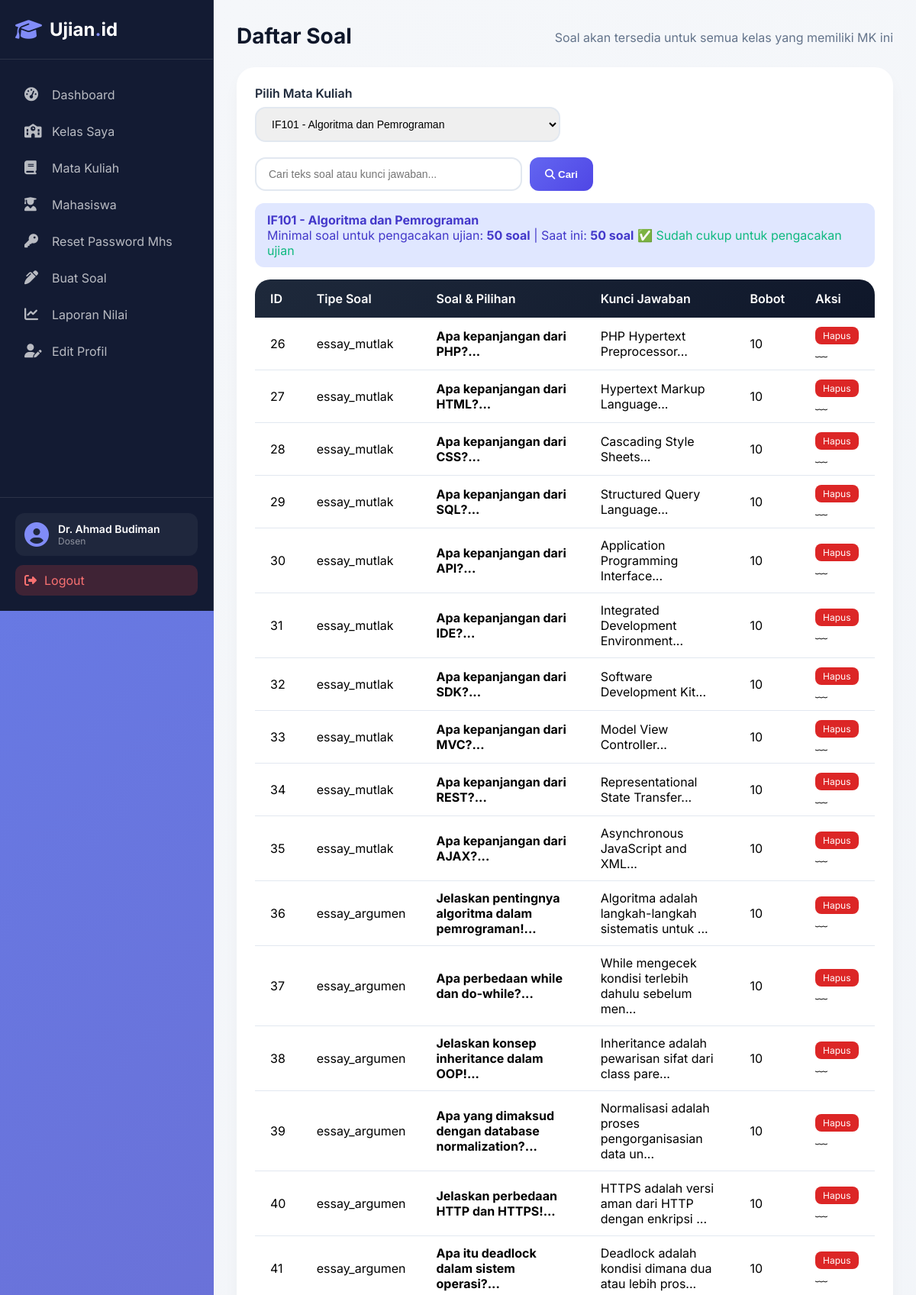
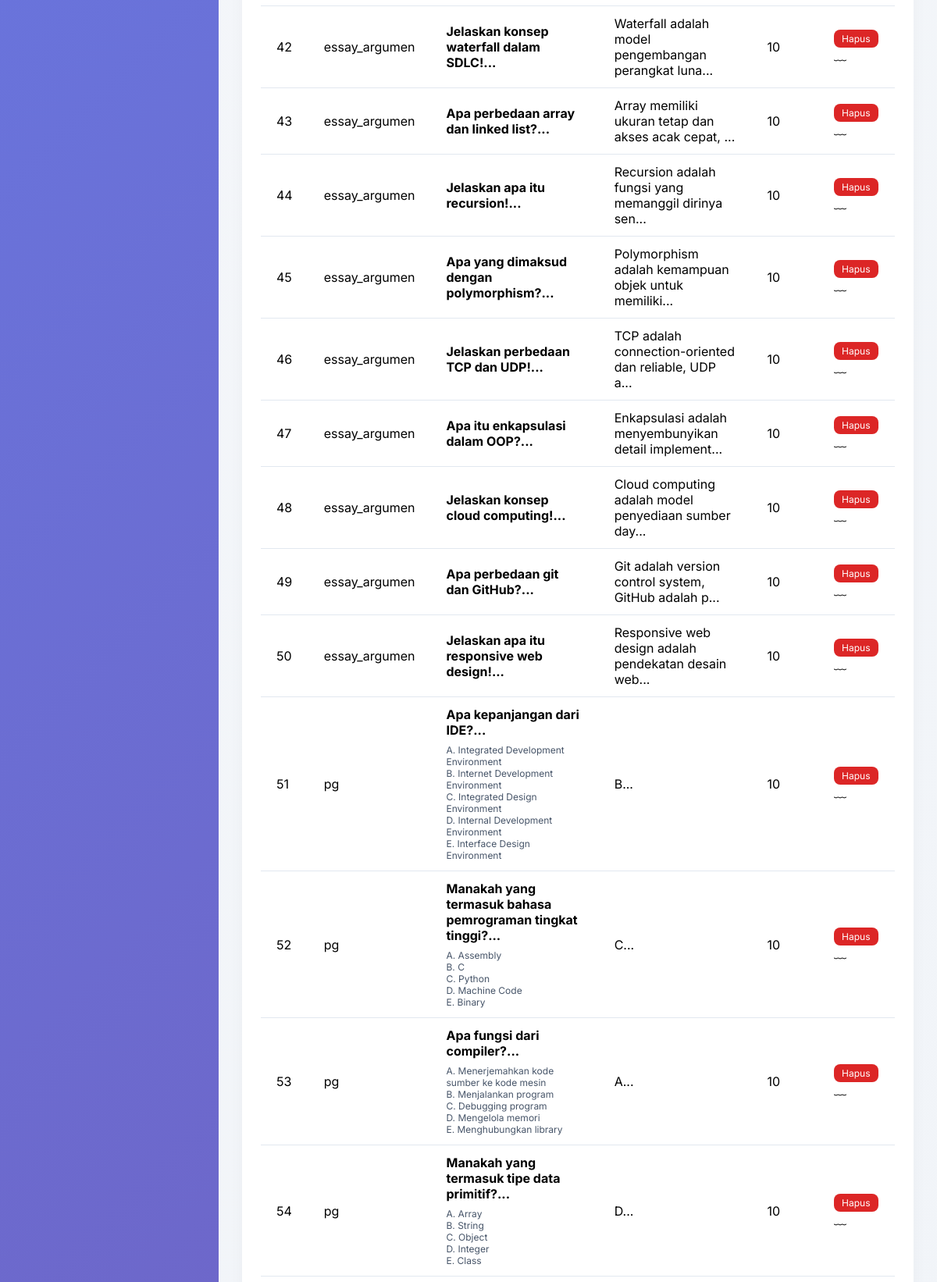
Page /dosen/soal/list.php?mk_induk_id=1 (signed in, upper part) on the committed database (2 pictures, top to bottom).
### tables this page shows
CREATE TABLE `mata_kuliah_induk` (
  `id` int(11) NOT NULL AUTO_INCREMENT,
  `kode_mk` varchar(20) NOT NULL,
  `nama_mk` varchar(100) NOT NULL,
  `created_at` timestamp NOT NULL DEFAULT current_timestamp(),
  PRIMARY KEY (`id`),
  UNIQUE KEY `kode_mk` (`kode_mk`)
);

CREATE TABLE `soal` (
  `id` int(11) NOT NULL AUTO_INCREMENT,
  `mk_id` int(11) NOT NULL,
  `mk_induk_id` int(11) DEFAULT NULL,
  `tipe_soal` enum('pg','essay_mutlak','essay_argumen') NOT NULL,
  `teks_soal` text NOT NULL,
  `pilihan_A` text DEFAULT NULL,
  `pilihan_B` text DEFAULT NULL,
  `pilihan_C` text DEFAULT NULL,
  `pilihan_D` text DEFAULT NULL,
  `pilihan_E` text DEFAULT NULL,
  `kunci_jawaban` text NOT NULL,
  `bobot` int(11) DEFAULT 10,
  `created_at` timestamp NOT NULL DEFAULT current_timestamp(),
  PRIMARY KEY (`id`),
  KEY `mk_id` (`mk_id`),
  KEY `fk_soal_mk_induk` (`mk_induk_id`),
  CONSTRAINT `fk_soal_mk_induk` FOREIGN KEY (`mk_induk_id`) REFERENCES `mata_kuliah_induk` (`id`) ON DELETE CASCADE,
  CONSTRAINT `soal_ibfk_1` FOREIGN KEY (`mk_id`) REFERENCES `mata_kuliah` (`id`) ON DELETE CASCADE
);

### dosen/soal/list.php (the view, shortened to what this page needs)
<?php
include '../../config/database.php';
$dosen_id = $_SESSION['user_id'];
$mk_induk_id = isset($_GET['mk_induk_id']) ? (int)$_GET['mk_induk_id'] : 0;
$search = isset($_GET['search']) ? mysqli_real_escape_string($conn, trim($_GET['search'])) : '';
$mk_induk_list = mysqli_query($conn, "
    SELECT DISTINCT mki.id, mki.kode_mk, mki.nama_mk
    FROM mata_kuliah_induk mki
    JOIN mata_kuliah mk ON mk.mk_induk_id = mki.id
    JOIN kelas k ON mk.kelas_id = k.id
    WHERE k.dosen_id = $dosen_id
    ORDER BY mki.kode_mk
");
if ($mk_induk_id > 0) {
    $mk_info = mysqli_fetch_assoc(mysqli_query($conn, "SELECT * FROM mata_kuliah_induk WHERE id=$mk_induk_id"));
    $query = "SELECT * FROM soal WHERE mk_induk_id = $mk_induk_id";
    $query .= " ORDER BY id";
    $soal_list = mysqli_query($conn, $query);
}
include '../../includes/header.php';
?>
<div class="page-header">
    <h1 class="page-title">Daftar Soal</h1>
    <p class="page-subtitle">Soal akan tersedia untuk semua kelas yang memiliki MK ini</p>
</div>
<div class="card-modern">
    <div class="form-group">
        <label>Pilih Mata Kuliah</label>
        <select id="mk_select" class="form-control" style="max-width:400px" onchange="window.location.href='?mk_induk_id='+this.value">
            <?php while($mk = mysqli_fetch_assoc($mk_induk_list)): ?>
                <option value="<?= $mk['id'] ?>" <?= $mk_induk_id == $mk['id'] ? 'selected' : '' ?>>
                    <?= htmlspecialchars($mk['kode_mk']) ?> - <?= htmlspecialchars($mk['nama_mk']) ?>
                </option>
            <?php endwhile; ?>
        </select>
    </div>
    <?php if($mk_induk_id > 0 && isset($mk_info)): ?>
        <form method="GET" style="margin-top: 16px; display: flex; gap: 10px;">
            <input type="text" name="search" class="form-control" placeholder="Cari teks soal atau kunci jawaban..."
                   value="<?= htmlspecialchars($search) ?>" style="max-width: 350px;">
            <button type="submit" class="btn-primary"><i class="fas fa-search"></i> Cari</button>
        </form>
        <?php $total_soal = isset($soal_list) ? mysqli_num_rows($soal_list) : 0; ?>
        <div class="alert info" style="margin:16px 0">
            <strong><?= htmlspecialchars($mk_info['kode_mk']) ?> - <?= htmlspecialchars($mk_info['nama_mk']) ?></strong><br>
            Minimal soal untuk pengacakan ujian: <strong>50 soal</strong> | Saat ini: <strong><?= $total_soal ?> soal</strong>
            <?php if($total_soal < 50): ?>
                <span style="color:#dc2626"> ⚠️ Masih kurang <?= 50 - $total_soal ?> soal lagi!</span>
            <?php else: ?>
                <span style="color:#10b981"> ✅ Sudah cukup untuk pengacakan ujian</span>
            <?php endif; ?>
        </div>
        <table class="table-modern">
            <thead>
                <tr>
                    <th>ID</th>
                    <th>Tipe Soal</th>
                    <th>Soal & Pilihan</th>
                    <th>Kunci Jawaban</th>
                    <th>Bobot</th>
                    <th>Aksi</th>
                </tr>
            </thead>
            <tbody>
                <?php if($total_soal > 0): ?>
                    <?php while($soal = mysqli_fetch_assoc($soal_list)): ?>
                    <tr>
                        <td><?= $soal['id'] ?> </td>
                        <td><?= $soal['tipe_soal'] ?> </td>
                        <td style="max-width: 400px;">
                            <strong><?= htmlspecialchars(substr($soal['teks_soal'], 0, 80)) ?>...</strong>
                            <?php if($soal['tipe_soal'] == 'pg'): ?>
                                <div style="margin-top: 8px; font-size: 12px; color: #475569;">
                                    A. <?= htmlspecialchars(substr($soal['pilihan_A'] ?? '', 0, 40)) ?><br>
                                    B. <?= htmlspecialchars(substr($soal['pilihan_B'] ?? '', 0, 40)) ?><br>
                                    C. <?= htmlspecialchars(substr($soal['pilihan_C'] ?? '', 0, 40)) ?><br>
                                    D. <?= htmlspecialchars(substr($soal['pilihan_D'] ?? '', 0, 40)) ?><br>
                                    E. <?= htmlspecialchars(substr($soal['pilihan_E'] ?? '', 0, 40)) ?>
                                </div>
                            <?php endif; ?>
                         </td>
                        <td><?= htmlspecialchars(substr($soal['kunci_jawaban'], 0, 50)) ?>... </td>
                        <td><?= $soal['bobot'] ?> </td>
                        <td>
                            <a href="?mk_induk_id=<?= $mk_induk_id ?>&search=<?= urlencode($search) ?>&hapus_soal=<?= $soal['id'] ?>"
                               class="btn-danger" style="padding:4px 10px;font-size:12px;background:#dc2626;color:white;border-radius:8px;text-decoration:none;"
                               onclick="return confirm('Yakin hapus soal ini?')">Hapus</a>
                         ﹏
                    </tr>
                    <?php endwhile; ?>
                <?php endif; ?>
            </tbody>
        </table>
    <?php endif; ?>
</div>
<?php include '../../includes/footer.php'; ?>

### assets/css/style.css (style rules this page uses)
* { margin: 0; padding: 0; box-sizing: border-box; }
body { font-family: 'Inter', sans-serif; background: linear-gradient(135deg, #667eea 0%, #764ba2 100%); min-height: 100vh; }
.card-modern { background: white; border-radius: 24px; padding: 24px; box-shadow: 0 10px 25px -5px rgba(0,0,0,0.05), 0 8px 10px -6px rgba(0,0,0,0.02); transition: transform 0.2s ease, box-shadow 0.2s ease; }
.btn-primary { background: linear-gradient(135deg, #6366f1, #4f46e5); border: none; padding: 10px 20px; border-radius: 12px; color: white; font-weight: 600; cursor: pointer; transition: all 0.3s ease; text-decoration: none; display: inline-block; }
.form-group { margin-bottom: 20px; }
.form-group label { display: block; font-weight: 600; margin-bottom: 8px; color: #1e293b; }
.form-control { width: 100%; padding: 12px 16px; border: 2px solid #e2e8f0; border-radius: 14px; font-size: 14px; transition: all 0.3s ease; }
.table-modern { width: 100%; background: white; border-radius: 20px; overflow: hidden; border-collapse: separate; border-spacing: 0; }
.table-modern thead tr { background: linear-gradient(135deg, #1e293b, #0f172a); color: white; }
.table-modern th { padding: 15px 20px; font-weight: 600; text-align: left; }
.table-modern td { padding: 12px 20px; border-bottom: 1px solid #e2e8f0; }
.page-header { display: flex; justify-content: space-between; align-items: center; margin-bottom: 24px; flex-wrap: wrap; }
.page-title { font-size: 28px; font-weight: 700; color: #0f172a; }
.page-subtitle { color: #64748b; margin-top: 4px; }
.alert { padding: 12px 16px; border-radius: 12px; margin-bottom: 20px; }
.alert.info { background: #e0e7ff; color: #4338ca; }

### rows in the picture
mata_kuliah_induk: kode_mk "IF101", nama_mk "Algoritma dan Pemrograman"
soal: id "26", tipe_soal "essay_mutlak", teks_soal "Apa kepanjangan dari PHP?", kunci_jawaban "PHP Hypertext Preprocessor", bobot "10"
soal: id "27", tipe_soal "essay_mutlak", teks_soal "Apa kepanjangan dari HTML?", kunci_jawaban "Hypertext Markup Language", bobot "10"
soal: id "28", tipe_soal "essay_mutlak", teks_soal "Apa kepanjangan dari CSS?", kunci_jawaban "Cascading Style Sheets", bobot "10"
soal: id "29", tipe_soal "essay_mutlak", teks_soal "Apa kepanjangan dari SQL?", kunci_jawaban "Structured Query Language", bobot "10"
soal: id "30", tipe_soal "essay_mutlak", teks_soal "Apa kepanjangan dari API?", kunci_jawaban "Application Programming Interface", bobot "10"
soal: id "31", tipe_soal "essay_mutlak", teks_soal "Apa kepanjangan dari IDE?", kunci_jawaban "Integrated Development Environment", bobot "10"
soal: id "32", tipe_soal "essay_mutlak", teks_soal "Apa kepanjangan dari SDK?", kunci_jawaban "Software Development Kit", bobot "10"
soal: id "33", tipe_soal "essay_mutlak", teks_soal "Apa kepanjangan dari MVC?", kunci_jawaban "Model View Controller", bobot "10"
soal: id "34", tipe_soal "essay_mutlak", teks_soal "Apa kepanjangan dari REST?", kunci_jawaban "Representational State Transfer", bobot "10"
soal: id "35", tipe_soal "essay_mutlak", teks_soal "Apa kepanjangan dari AJAX?", kunci_jawaban "Asynchronous JavaScript and XML", bobot "10"
soal: id "36", tipe_soal "essay_argumen", teks_soal "Jelaskan pentingnya algoritma dalam pemrograman!", kunci_jawaban "Algoritma adalah langkah-langkah sistematis untuk", bobot "10"
soal: id "37", tipe_soal "essay_argumen", teks_soal "Apa perbedaan while dan do-while?", kunci_jawaban "While mengecek kondisi terlebih dahulu sebelum men", bobot "10"
soal: id "38", tipe_soal "essay_argumen", teks_soal "Jelaskan konsep inheritance dalam OOP!", kunci_jawaban "Inheritance adalah pewarisan sifat dari class pare", bobot "10"
soal: id "39", tipe_soal "essay_argumen", teks_soal "Apa yang dimaksud dengan database normalization?", kunci_jawaban "Normalisasi adalah proses pengorganisasian data un", bobot "10"
soal: id "40", tipe_soal "essay_argumen", teks_soal "Jelaskan perbedaan HTTP dan HTTPS!", kunci_jawaban "HTTPS adalah versi aman dari HTTP dengan enkripsi", bobot "10"
soal: id "41", tipe_soal "essay_argumen", teks_soal "Apa itu deadlock dalam sistem operasi?", kunci_jawaban "Deadlock adalah kondisi dimana dua atau lebih pros", bobot "10"
soal: id "42", tipe_soal "essay_argumen", teks_soal "Jelaskan konsep waterfall dalam SDLC!", kunci_jawaban "Waterfall adalah model pengembangan perangkat luna", bobot "10"
soal: id "43", tipe_soal "essay_argumen", teks_soal "Apa perbedaan array dan linked list?", kunci_jawaban "Array memiliki ukuran tetap dan akses acak cepat,", bobot "10"
soal: id "44", tipe_soal "essay_argumen", teks_soal "Jelaskan apa itu recursion!", kunci_jawaban "Recursion adalah fungsi yang memanggil dirinya sen", bobot "10"
soal: id "45", tipe_soal "essay_argumen", teks_soal "Apa yang dimaksud dengan polymorphism?", kunci_jawaban "Polymorphism adalah kemampuan objek untuk memiliki", bobot "10"
soal: id "46", tipe_soal "essay_argumen", teks_soal "Jelaskan perbedaan TCP dan UDP!", kunci_jawaban "TCP adalah connection-oriented dan reliable, UDP a", bobot "10"
soal: id "47", tipe_soal "essay_argumen", teks_soal "Apa itu enkapsulasi dalam OOP?", kunci_jawaban "Enkapsulasi adalah menyembunyikan detail implement", bobot "10"
soal: id "48", tipe_soal "essay_argumen", teks_soal "Jelaskan konsep cloud computing!", kunci_jawaban "Cloud computing adalah model penyediaan sumber day", bobot "10"
soal: id "49", tipe_soal "essay_argumen", teks_soal "Apa perbedaan git dan GitHub?", kunci_jawaban "Git adalah version control system, GitHub adalah p", bobot "10"
soal: id "50", tipe_soal "essay_argumen", teks_soal "Jelaskan apa itu responsive web design!", kunci_jawaban "Responsive web design adalah pendekatan desain web", bobot "10"
soal: id "51", tipe_soal "pg", teks_soal "Apa kepanjangan dari IDE?", pilihan_A "Integrated Development Environment", pilihan_B "Internet Development Environment", pilihan_C "Integrated Design Environment", pilihan_D "Internal Development Environment", pilihan_E "Interface Design Environment", kunci_jawaban "B", bobot "10"
soal: id "52", tipe_soal "pg", teks_soal "Manakah yang termasuk bahasa pemrograman tingkat tinggi?", pilihan_A "Assembly", pilihan_B "C", pilihan_C "Python", pilihan_D "Machine Code", pilihan_E "Binary", kunci_jawaban "C", bobot "10"
soal: id "53", tipe_soal "pg", teks_soal "Apa fungsi dari compiler?", pilihan_A "Menerjemahkan kode sumber ke kode mesin", pilihan_B "Menjalankan program", pilihan_C "Debugging program", pilihan_D "Mengelola memori", pilihan_E "Menghubungkan library", kunci_jawaban "A", bobot "10"
soal: id "54", tipe_soal "pg", teks_soal "Manakah yang termasuk tipe data primitif?", pilihan_A "Array", pilihan_B "String", pilihan_C "Object", pilihan_D "Integer", pilihan_E "Class", kunci_jawaban "D", bobot "10"

### other values in the picture
$_SESSION['nama'] "Dr. Ahmad Budiman"
$_SESSION['role'] "Dosen"
$total_soal "50"
form field value "IF101 - Algoritma dan Pemrograman"
